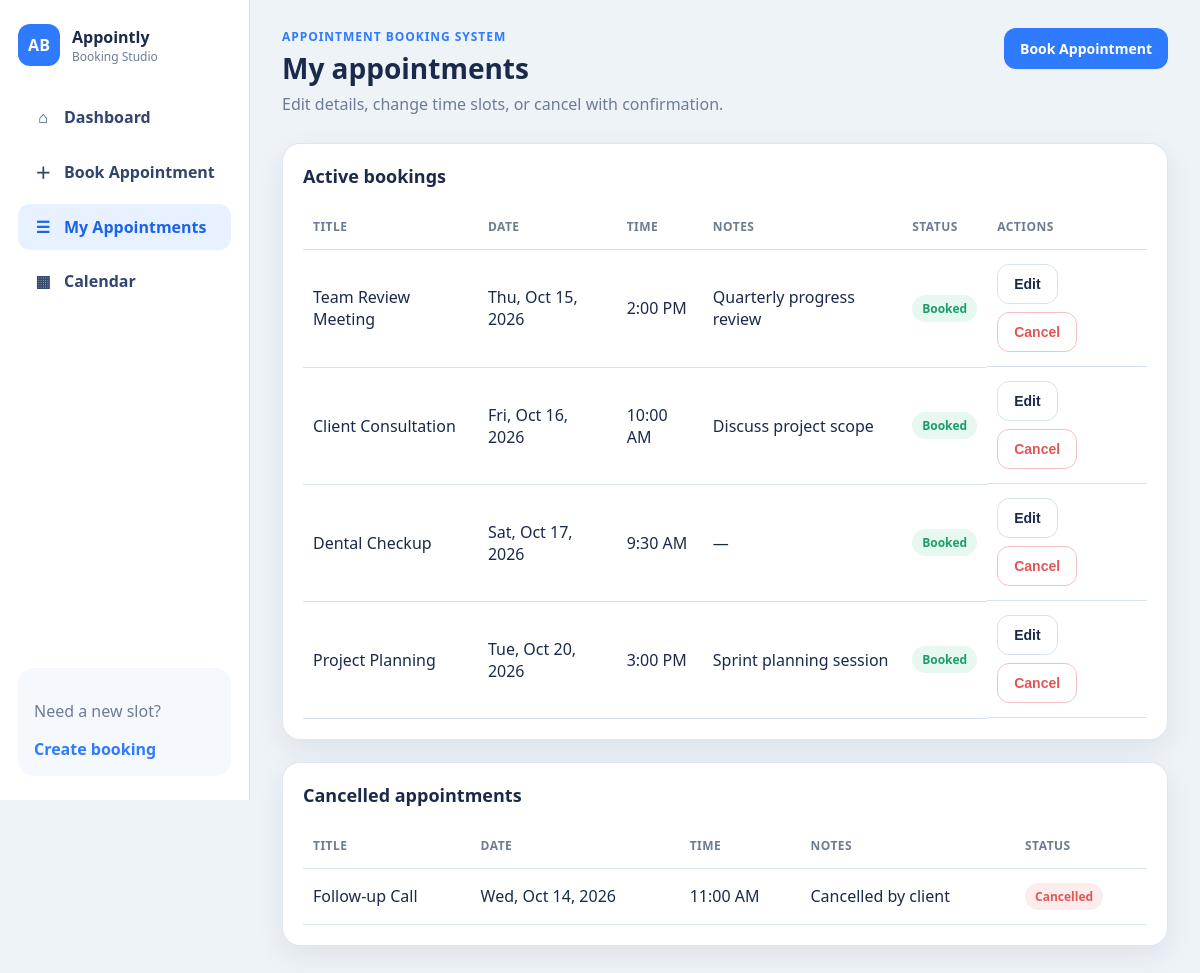
Screenshot of /my_appointments.php with the database file from the repository.
### tables this page shows
CREATE TABLE appointments (
  id INT UNSIGNED NOT NULL AUTO_INCREMENT,
  title VARCHAR(150) NOT NULL,
  appointment_date DATE NOT NULL,
  appointment_time TIME NOT NULL,
  notes VARCHAR(500) DEFAULT NULL,
  status ENUM('booked', 'cancelled') NOT NULL DEFAULT 'booked',
  booked_slot_key VARCHAR(32) GENERATED ALWAYS AS (
    IF(status = 'booked', CONCAT(appointment_date, ' ', appointment_time), NULL)
  ) STORED,
  created_at DATETIME NOT NULL DEFAULT CURRENT_TIMESTAMP,
  updated_at DATETIME NOT NULL DEFAULT CURRENT_TIMESTAMP ON UPDATE CURRENT_TIMESTAMP,
  PRIMARY KEY (id),
  UNIQUE KEY uniq_booked_slot (booked_slot_key),
  KEY idx_status_date (status, appointment_date),
  KEY idx_date_time (appointment_date, appointment_time)
);

### includes/functions.php (called while the page is built, shortened)
<?php
function e($value)
{
    return htmlspecialchars((string) $value, ENT_QUOTES, 'UTF-8');
}
function format_display_time($time)
{
    $dt = DateTime::createFromFormat('H:i:s', $time);
    return $dt ? $dt->format('g:i A') : $time;
}
function format_display_date($date)
{
    $dt = DateTime::createFromFormat('Y-m-d', $date);
    return $dt ? $dt->format('D, M j, Y') : $date;
}
function get_appointments_by_status(mysqli $db, $status = 'booked')
{
    $sql = 'SELECT id, title, appointment_date, appointment_time, notes, status, created_at
            FROM appointments
            WHERE status = ?
            ORDER BY appointment_date ASC, appointment_time ASC';
    $stmt = $db->prepare($sql);
    $stmt->bind_param('s', $status);
    $stmt->execute();
    $result = $stmt->get_result();
    $rows = array();
    while ($row = $result->fetch_assoc()) {
        $rows[] = $row;
    }
    return $rows;
}

### my_appointments.php (the view, shortened to what this page needs)
<?php
require_once __DIR__ . '/includes/functions.php';
$db = get_db();
$booked = get_appointments_by_status($db, 'booked');
$cancelled = get_appointments_by_status($db, 'cancelled');
$page_heading = 'My appointments';
$page_subtitle = 'Edit details, change time slots, or cancel with confirmation.';
$active_page = 'my_appointments.php';
require __DIR__ . '/includes/header.php';
?>
<section class="table-card" style="margin-bottom:22px;">
    <h2 class="section-title">Active bookings</h2>
    <div class="table-wrap">
        <table>
            <thead>
                <tr>
                    <th>Title</th>
                    <th>Date</th>
                    <th>Time</th>
                    <th>Notes</th>
                    <th>Status</th>
                    <th>Actions</th>
                </tr>
            </thead>
            <tbody id="activeTable">
            <?php if (empty($booked)): ?>
                <tr><td colspan="6" class="empty-state">You have no active appointments.</td></tr>
            <?php else: ?>
                <?php foreach ($booked as $row): ?>
                    <tr data-id="<?php echo (int) $row['id']; ?>">
                        <td><?php echo e($row['title']); ?></td>
                        <td><?php echo e(format_display_date($row['appointment_date'])); ?></td>
                        <td><?php echo e(format_display_time($row['appointment_time'])); ?></td>
                        <td><?php echo e($row['notes'] ? $row['notes'] : '—'); ?></td>
                        <td><span class="badge booked">Booked</span></td>
                        <td class="row-actions">
                            <button class="btn btn-outline js-edit"
                                type="button"
                                data-id="<?php echo (int) $row['id']; ?>"
                                data-title="<?php echo e($row['title']); ?>"
                                data-date="<?php echo e($row['appointment_date']); ?>"
                                data-time="<?php echo e($row['appointment_time']); ?>"
                                data-notes="<?php echo e($row['notes']); ?>">Edit</button>
                            <button class="btn btn-danger js-cancel" type="button" data-id="<?php echo (int) $row['id']; ?>" data-title="<?php echo e($row['title']); ?>">Cancel</button>
                        </td>
                    </tr>
                <?php endforeach; ?>
            <?php endif; ?>
            </tbody>
        </table>
    </div>
</section>
<section class="table-card">
    <h2 class="section-title">Cancelled appointments</h2>
    <div class="table-wrap">
        <table>
            <thead>
                <tr>
                    <th>Title</th>
                    <th>Date</th>
                    <th>Time</th>
                    <th>Notes</th>
                    <th>Status</th>
                </tr>
            </thead>
            <tbody>
            <?php if (empty($cancelled)): ?>
                <tr><td colspan="5" class="empty-state">No cancelled appointments.</td></tr>
            <?php else: ?>
                <?php foreach ($cancelled as $row): ?>
                    <tr>
                        <td><?php echo e($row['title']); ?></td>
                        <td><?php echo e(format_display_date($row['appointment_date'])); ?></td>
                        <td><?php echo e(format_display_time($row['appointment_time'])); ?></td>
                        <td><?php echo e($row['notes'] ? $row['notes'] : '—'); ?></td>
                        <td><span class="badge cancelled">Cancelled</span></td>
                    </tr>
                <?php endforeach; ?>
            <?php endif; ?>
            </tbody>
        </table>
    </div>
</section>
</main>
</div>
</div>
</body>
</html>

### includes/header.php (shortened to what this page needs)
<!DOCTYPE html>
<html lang="en">
<head>
    <link rel="stylesheet" href="assets/css/style.css">
</head>
<body data-page="<?php echo e($active_page); ?>">
<div class="app-shell">
<?php require __DIR__ . '/sidebar.php'; ?>
<div class="main-wrap">
    <header class="topbar">
        <div>
            <p class="eyebrow">Appointment Booking System</p>
            <h1><?php echo e($page_heading); ?></h1>
            <p class="subtitle"><?php echo e($page_subtitle); ?></p>
        </div>
        <div class="topbar-actions">
            <a class="btn btn-primary" href="book_appointment.php">Book Appointment</a>
        </div>
    </header>
    <main class="content">

### includes/sidebar.php (shortened to what this page needs)
<aside class="sidebar" id="sidebar">
    <div class="brand">
        <div class="brand-mark">AB</div>
        <div>
            <strong>Appointly</strong>
            <span>Booking Studio</span>
        </div>
    </div>
    <nav class="side-nav">
        <a class="<?php echo $active_page === 'dashboard.php' || $active_page === 'index.php' ? 'active' : ''; ?>" href="dashboard.php">
            <span class="nav-icon">⌂</span> Dashboard
        </a>
        <a class="<?php echo $active_page === 'book_appointment.php' ? 'active' : ''; ?>" href="book_appointment.php">
            <span class="nav-icon">＋</span> Book Appointment
        </a>
        <a class="<?php echo $active_page === 'my_appointments.php' ? 'active' : ''; ?>" href="my_appointments.php">
            <span class="nav-icon">☰</span> My Appointments
        </a>
        <a class="<?php echo $active_page === 'calendar.php' ? 'active' : ''; ?>" href="calendar.php">
            <span class="nav-icon">▦</span> Calendar
        </a>
    </nav>
    <div class="sidebar-note">
        <p>Need a new slot?</p>
        <a href="book_appointment.php">Create booking</a>
    </div>
</aside>

### assets/css/style.css (style rules this page uses)
:root { --navy: #1b2a4a; --navy-soft: #31456d; --blue: #2f7bff; --blue-dark: #1b63ea; --blue-soft: #e8f1ff; --bg: #eef3f8; --panel: #f5f8fc; --card: #ffffff; --border: #d7e2ee; --muted: #6d7c93; --success: #1c9d6a; --warning: #e0a106; --danger: #e25555; --shadow: 0 10px 28px rgba(27, 42, 74, 0.08); --radius: 18px; }
* { box-sizing: border-box; }
html, body { margin: 0; padding: 0; font-family: "Segoe UI", Arial, sans-serif; background: var(--bg); color: var(--navy); }
a { color: var(--blue); text-decoration: none; }
.app-shell { display: flex; min-height: 100vh; }
.sidebar { width: 250px; background: #fff; border-right: 1px solid var(--border); padding: 24px 18px; display: flex; flex-direction: column; position: sticky; top: 0; height: 100vh; z-index: 20; }
.brand { display: flex; gap: 12px; align-items: center; margin-bottom: 28px; }
.brand-mark { width: 42px; height: 42px; border-radius: 12px; background: var(--blue); color: #fff; display: flex; align-items: center; justify-content: center; font-weight: 700; }
.brand strong, .brand span { display: block; }
.brand span { color: var(--muted); font-size: 12px; }
.side-nav { display: flex; flex-direction: column; gap: 8px; }
.side-nav a { display: flex; align-items: center; gap: 10px; color: var(--navy-soft); padding: 12px 14px; border-radius: 12px; font-weight: 600; }
.side-nav a.active, .side-nav a:hover { background: var(--blue-soft); color: var(--blue-dark); }
.nav-icon { width: 22px; display: inline-block; text-align: center; }
.sidebar-note { margin-top: auto; background: var(--panel); border-radius: 16px; padding: 16px; color: var(--muted); }
.sidebar-note a { font-weight: 700; }
.main-wrap { flex: 1; min-width: 0; }
.topbar { display: flex; justify-content: space-between; align-items: flex-start; gap: 16px; padding: 28px 32px 8px; }
.eyebrow { margin: 0; color: var(--blue); font-size: 12px; font-weight: 700; letter-spacing: 0.08em; text-transform: uppercase; }
.topbar h1 { margin: 4px 0 6px; font-size: 28px; }
.subtitle { margin: 0; color: var(--muted); }
.content { padding: 20px 32px 40px; }
.card, .stat-card, .table-card, .calendar-card, .form-card { background: var(--card); border-radius: var(--radius); box-shadow: var(--shadow); border: 1px solid rgba(215, 226, 238, 0.8); }
.calendar-card, .form-card, .table-card { padding: 20px; }
.section-title { margin: 0 0 16px; font-size: 18px; }
.icon-btn, .btn { border: 0; cursor: pointer; font-weight: 700; border-radius: 12px; }
.btn { display: inline-flex; align-items: center; justify-content: center; padding: 11px 16px; font-size: 14px; }
.btn-primary { background: var(--blue); color: #fff; }
.btn-outline { background: #fff; color: var(--navy); border: 1px solid var(--border); }
.btn-danger { background: #fff; color: var(--danger); border: 1px solid #f3c1c1; }
.table-wrap { overflow-x: auto; }
table { width: 100%; border-collapse: collapse; }
th, td { text-align: left; padding: 14px 10px; border-bottom: 1px solid var(--border); vertical-align: middle; }
th { color: var(--muted); font-size: 12px; letter-spacing: 0.04em; text-transform: uppercase; }
.badge { display: inline-block; padding: 5px 10px; border-radius: 999px; font-size: 12px; font-weight: 700; }
.badge.booked { background: #e7f8f0; color: var(--success); }
.badge.cancelled { background: #fdecec; color: var(--danger); }
.row-actions { display: flex; gap: 8px; flex-wrap: wrap; }

### rows the page displays
appointments: title "Team Review Meeting", appointment_date "Thu, Oct 15, 2026", appointment_time "2:00 PM", notes "Quarterly progress review"
appointments: title "Client Consultation", appointment_date "Fri, Oct 16, 2026", appointment_time "10:00 AM", notes "Discuss project scope"
appointments: title "Dental Checkup", appointment_date "Sat, Oct 17, 2026", appointment_time "9:30 AM", notes "—"
appointments: title "Project Planning", appointment_date "Tue, Oct 20, 2026", appointment_time "3:00 PM", notes "Sprint planning session"
appointments: title "Follow-up Call", appointment_date "Wed, Oct 14, 2026", appointment_time "11:00 AM", notes "Cancelled by client"

### other values shown
$page_heading "My appointments"
$page_subtitle "Edit details, change time slots, or cancel with confirmation."
